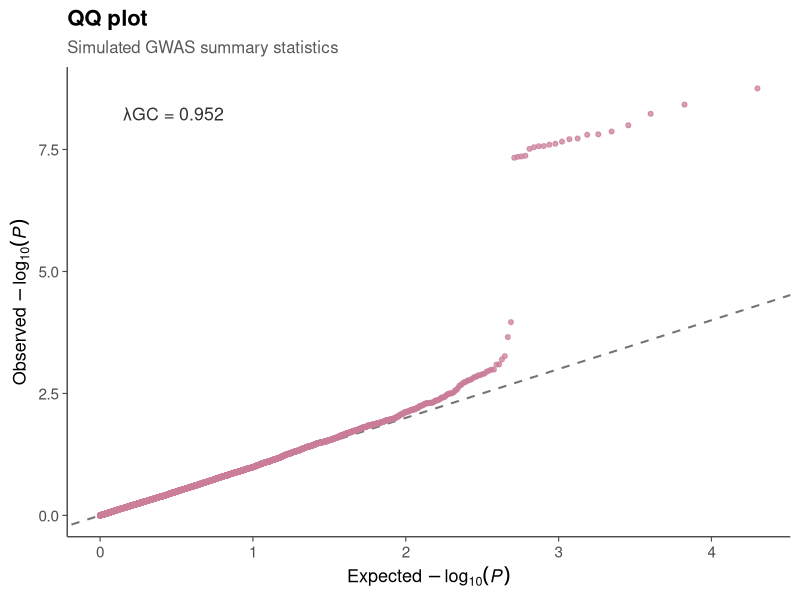
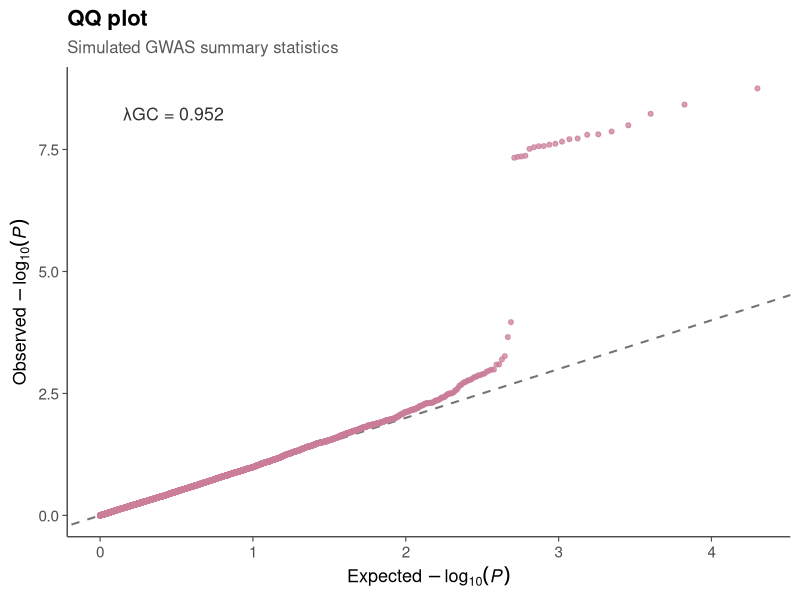

The R script that drew these images, in order:
# =========================================================
# QQ plot example
# Author: Natalia Llonga
#
# This script uses simulated GWAS summary statistics to
# generate a QQ plot with genomic inflation factor (lambda).
# No real data are included.
# =========================================================

# Load required libraries
library(ggplot2)

# ---------------------------------------------------------
# 1. Simulate example GWAS p-values
# ---------------------------------------------------------

set.seed(123)

n_snps <- 10000
lambda_target <- 1.02

chi_sq <- rchisq(n_snps, df = 1) * lambda_target

p_values <- pchisq(
  chi_sq,
  df = 1,
  lower.tail = FALSE
)

# Add simulated association signals
signal_snps <- sample(1:n_snps, 20)

p_values[signal_snps] <- runif(
  length(signal_snps),
  min = 1e-10,
  max = 5e-8
)

qq_data <- data.frame(
  p_value = p_values
)

# ---------------------------------------------------------
# 2. Calculate genomic inflation factor
# ---------------------------------------------------------

observed_chi_sq <- qchisq(
  qq_data$p_value,
  df = 1,
  lower.tail = FALSE
)

lambda_gc <- median(observed_chi_sq, na.rm = TRUE) /
  qchisq(0.5, df = 1)

# ---------------------------------------------------------
# 3. Prepare observed and expected p-values
# ---------------------------------------------------------

qq_data <- qq_data[order(qq_data$p_value), , drop = FALSE]

qq_data$observed <- -log10(qq_data$p_value)

qq_data$expected <- -log10(
  ppoints(nrow(qq_data))
)

# ---------------------------------------------------------
# 4. Generate QQ plot
# ---------------------------------------------------------

qq_plot <- ggplot(
  qq_data,
  aes(
    x = expected,
    y = observed
  )
) +
  geom_abline(
    slope = 1,
    intercept = 0,
    linetype = "dashed",
    linewidth = 0.7,
    color = "grey45"
  ) +
  geom_point(
    alpha = 0.75,
    size = 1.4,
    color = "#C97C9A"
  ) +
  annotate(
    "text",
    x = 0.15,
    y = max(qq_data$observed) * 0.94,
    label = paste0(
      "\u03BBGC = ",
      round(lambda_gc, 3)
    ),
    hjust = 0,
    size = 4.5,
    color = "grey20"
  ) +
  labs(
    title = "QQ plot",
    subtitle = "Simulated GWAS summary statistics",
    x = expression(Expected ~ -log[10](italic(P))),
    y = expression(Observed ~ -log[10](italic(P)))
  ) +
  theme_classic(base_size = 14) +
  theme(
    plot.title = element_text(face = "bold", size = 16),
    plot.subtitle = element_text(size = 12, color = "grey35"),
    axis.title = element_text(size = 13),
    axis.text = element_text(size = 11),
    axis.line = element_line(linewidth = 0.5, color = "grey30"),
    axis.ticks = element_line(linewidth = 0.4, color = "grey30")
  )

# Display plot
qq_plot

# ---------------------------------------------------------
# 5. Save figure
# ---------------------------------------------------------

ggsave(
  filename = "figures/qq_plot_example.png",
  plot = qq_plot,
  width = 6,
  height = 6,
  dpi = 300
)
